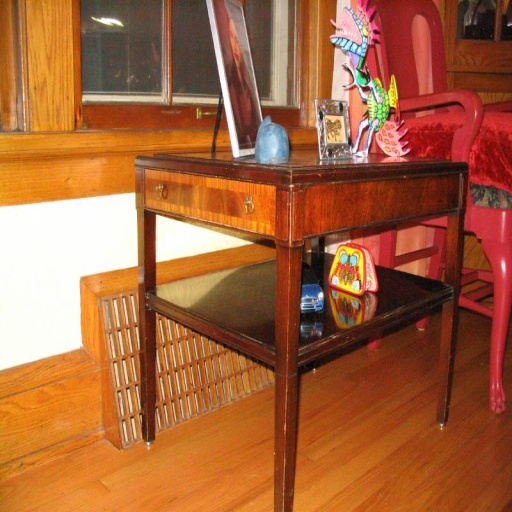
#> input picture datasetTHJ/OG/127215712_ff5b654d07_c.jpg, 512 x 512 px; its folder holds only this picture in this run
$ jupyter execute --allow-errors Notebook.ipynb   (shell and % lines are left out)
#> lines starting #> are read from the running program, lines starting #| are printed output that depends on the picture
## 🎮 Image Denoising via Game Theory 🎮

**Optimal filter selection through Nash equilibrium in mixed strategies**

### - Overview :
This project presents an innovative approach to image denoising by modeling the problem as a zero-sum game. We calculate the Nash equilibrium in mixed strategies to determine the optimal probabilistic distribution of denoising filters that guarantees robust performance against various noise types.

[cell 1]
# Imports
import cv2
import numpy as np
import os
from skimage.metrics import peak_signal_noise_ratio as psnr
import matplotlib.pyplot as plt
from collections import defaultdict
import random
import pandas as pd
import seaborn as sns
from scipy.optimize import linprog
sns.set_theme(style="whitegrid")

## Denoisers & Noises Definitions

[cell 2]
class Denoiser:
    def denoise(self, image: np.ndarray) -> np.ndarray:
        raise NotImplementedError

class GaussianDenoiser(Denoiser):
    def denoise(self, image):
        return cv2.GaussianBlur(image, (5, 5), 1.5)

class NLMDenoiser(Denoiser):
    def denoise(self, image):
        return cv2.fastNlMeansDenoisingColored(
            image, None,
            h=10, hColor=30,
            templateWindowSize=7,
            searchWindowSize=21
        )

class MedianDenoiser(Denoiser):
    def denoise(self, image):
        return cv2.medianBlur(image, 5)

# Global lists
NOISE_TYPES = [
    ("Gaussian", lambda image: np.clip(image.astype(np.float32) + np.random.normal(0, 25, image.shape), 0, 255).astype(np.uint8)),
    ("SaltPepper", lambda image: add_salt_pepper_noise(image, amount=0.02)),  # Define function below if needed
    ("Poisson", lambda image: np.clip(np.random.poisson(image.astype(np.float32) * 1.0) / 1.0, 0, 255).astype(np.uint8))
]

DENOISERS = [
    ("GaussianFilter", GaussianDenoiser()),
    ("MedianFilter", MedianDenoiser()),
    ("NLMFilter", NLMDenoiser())
]

# Helper function for Salt & Pepper
def add_salt_pepper_noise(image, amount=0.02):
    noisy = image.copy()
    num_pixels = int(amount * image.shape[0] * image.shape[1])
    # Salt
    coords = (np.random.randint(0, image.shape[0], num_pixels), np.random.randint(0, image.shape[1], num_pixels))
    noisy[coords] = 255
    # Pepper
    coords = (np.random.randint(0, image.shape[0], num_pixels), np.random.randint(0, image.shape[1], num_pixels))
    noisy[coords] = 0
    return noisy

[cell 3]
# Paths
BASE_DATASET_DIR = "datasetTHJ"
ORIGINAL_DIR = os.path.join(BASE_DATASET_DIR, "OG")
NOISY_DIR = os.path.join(BASE_DATASET_DIR, "noisy")
RESULTS_DIR = os.path.join(BASE_DATASET_DIR, "results_mixed")
os.makedirs(RESULTS_DIR, exist_ok=True)

## Building the Payoff Matrix

[cell 4]
def build_payoff_matrix():
    """
    Construit une matrice de payoff (matrice de performance moyenne PSNR)
    où les lignes = types de bruit, colonnes = débruiteurs

    """
    psnr_scores = defaultdict(lambda: defaultdict(list)) #stocker les scrores PSNR
    #psnr_scores[noise_idx][denoiser_idx] = liste de scores (un par image)

    #charger les images
    original_images = []
    for filename in os.listdir(ORIGINAL_DIR):
        if filename.lower().endswith((".png", ".jpg", ".jpeg")):
            image_path = os.path.join(ORIGINAL_DIR, filename)
            image = cv2.imread(image_path)
#> image is the input picture: shape (512, 512, 3); mean B, G, R 59.7, 99.2, 165.1
            if image is not None:
                original_images.append((filename, image))

    if not original_images:
        print("ERREUR: Aucune image trouvée.")
        return None, None

    total_combinations = len(original_images) * len(NOISE_TYPES) * len(DENOISERS)
#> total_combinations = 9
    current_combination = 0

    #boucle principale : pour chaque image × chaque bruit × chaque débruiteur
    for img_idx, (img_name, original_img) in enumerate(original_images, 1):
        print(f"Processing image {img_idx}/{len(original_images)}: {img_name}")
        for noise_idx, (noise_name, noise_fn) in enumerate(NOISE_TYPES):
            noisy_img = noise_fn(original_img.copy()) #copie d'image
            for denoiser_idx, (denoiser_name, denoiser) in enumerate(DENOISERS):
                current_combination += 1
                # Application du débruiteur
                denoised_img = denoiser.denoise(noisy_img)
                # Conversion en niveaux de gris (PSNR souvent calculé en gris)
                # On gère le cas où l'image serait déjà en gris
                original_gray = cv2.cvtColor(original_img, cv2.COLOR_BGR2GRAY) if len(original_img.shape) == 3 else original_img
                denoised_gray = cv2.cvtColor(denoised_img, cv2.COLOR_BGR2GRAY) if len(denoised_img.shape) == 3 else denoised_img
                # Calcul du PSNR
                score = psnr(original_gray, denoised_gray, data_range=255)
                # Stockage du score individuel
                psnr_scores[noise_idx][denoiser_idx].append(score)

                print(f"  {noise_name} + {denoiser_name}: PSNR = {score:.2f} dB ({current_combination/total_combinations*100:.1f}%)")
#> this loop made 1 pass
#> (printed output is left out)
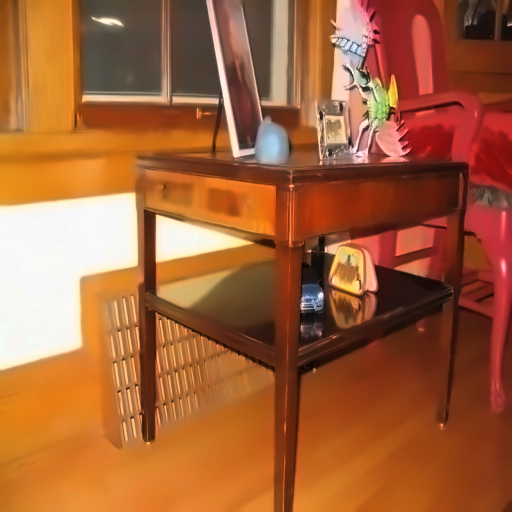
#> denoised_img: shape (512, 512, 3); mean B, G, R 57.3, 97.8, 164.7
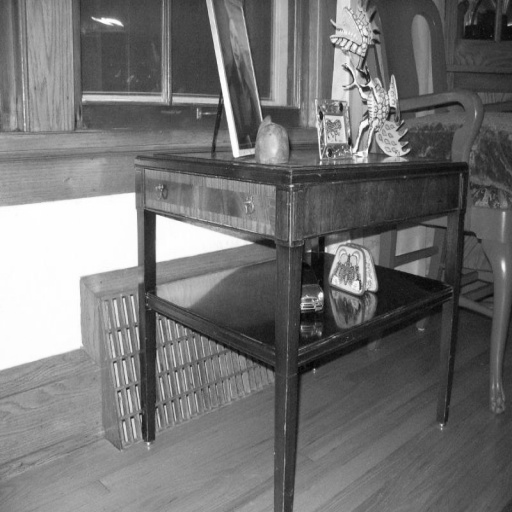
#> original_gray: shape (512, 512); min 4, max 255, mean 114.4
#> after the loop, current_combination = 9

    #construction de la matrice payoff
    payoff_matrix = np.zeros((3, 3))
#> payoff_matrix = [[0, 0, 0], [0, 0, 0], [0, 0, 0]]
    for noise_idx in range(3):
        for denoiser_idx in range(3):
            scores = psnr_scores[noise_idx][denoiser_idx]
            if scores:
                payoff_matrix[noise_idx][denoiser_idx] = np.mean(scores)
#> after the loop, payoff_matrix = [[27.73, 27.19, 25.88], [26.83, 28.29, 20.44], [28.46, 28.08, 31.9]]

    df_payoff = pd.DataFrame(payoff_matrix, index=[n[0] for n in NOISE_TYPES], columns=[d[0] for d in DENOISERS])
#> df_payoff = table of 3 rows and 3 columns
    return df_payoff, psnr_scores

[cell 5]
df_payoff, psnr_scores = build_payoff_matrix()
#> df_payoff = table of 3 rows and 3 columns; psnr_scores = 3 items
#> (the rest of this cell did not finish here and is left out)

[cell 6]
if df_payoff is not None:
    plt.figure(figsize=(8, 6))
    sns.heatmap(df_payoff, annot=True, fmt=".2f", cmap="YlGnBu", linewidths=0.5)
    plt.title("Payoff Matrix (Average PSNR in dB)")
    plt.xlabel("Denoisers")
    plt.ylabel("Noise Types")
    plt.show()
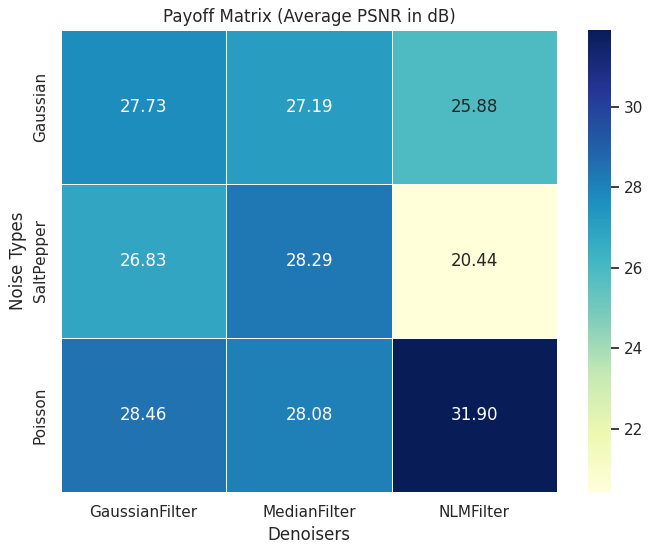
#> figure drawn by matplotlib, 2 panels

## Checking Pure Nash Equilibrium

[cell 7]
def check_pure_nash(df_payoff):
    matrix = df_payoff.values #extraction de la matrice
    pure_nash_found = False
    nash_points = [] # liste de tuples (bruit, débruiteur, valeur)

    # On parcourt chaque case de la matrice
    for i in range(3):
        for j in range(3):
            # Condition 1 : le débruiteur (colonne) maximise son gain sur cette ligne
            # la valeur en (i,j) doit être la meilleure de toute la colonne j
            is_col_max = matrix[i][j] == np.max(matrix[:, j])

            # Condition 2 : le bruit (ligne) minimise le gain du débruiteur sur cette colonne
            # la valeur en (i,j) doit être la pire de toute la ligne i
            is_row_min = matrix[i][j] == np.min(matrix[i, :])
            if is_col_max and is_row_min:
                pure_nash_found = True
                nash_points.append((df_payoff.index[i], df_payoff.columns[j], matrix[i][j]))
#> `matrix = df_payoff.values`: matrix has the same summary as payoff_matrix in build_payoff_matrix

    if pure_nash_found:
        df_nash = pd.DataFrame(nash_points, columns=["Noise", "Denoiser", "PSNR"])
        display(df_nash)
        print("Pure Nash Equilibrium found!")
    else:
        print("No Pure Nash Equilibrium found. Proceed to mixed strategy.")
    return pure_nash_found

[cell 8]
if df_payoff is not None:
    check_pure_nash(df_payoff)

## Computing Mixed Nash Equilibrium

[cell 9]
def compute_mixed_nash(matrix):
    """
    Calcule un équilibre de Nash mixte
    en utilisant la programmation linéaire.

    - Ligne (minimiseur)  = le bruit = choisit le type de bruit
    - Colonne (maximiseur) = Débruiteur = choisit la méthode de débruitage
    - Payoff = PSNR moyen (plus élevé = meilleur pour le débruiteur)

    On résout DEUX problèmes de programmation linéaire :
      1. Pour le débruiteur (maximisation du gain minimum)
      2. Pour la nature (minimisation du gain maximum)

    Retourne :
        - p_star : probabilités optimales pour chaque débruiteur
        - q_star : probabilités optimales pour chaque type de bruit
        - v_star : valeur du jeu (PSNR espéré à l'équilibre)
    """
    n_noise, n_denoiser = matrix.shape

    # Stratégie du DÉBRUITEUR (joueur maximisant)
    # On cherche à maximiser v donc on minimise -v (linprog minimise par défaut)
    c = np.zeros(n_denoiser + 1) #coefs de la fonction objectif
    c[-1] = -1 # -v
    #pour chaque bruit i,  v  <=  somme_j p_j * matrix[i,j]
    # =  -somme_j p_j * matrix[i,j]  + v  <=  0
    A_ub = np.c_[-matrix.T, np.ones(n_noise)]
#> A_ub = [[-27.73, -26.83, -28.46, 1], [-27.19, -28.29, -28.08, 1], [-25.88, -20.44, -31.9, 1]]
    b_ub = np.zeros(n_noise)

    # Somme des probabilités = 1
    A_eq = np.c_[np.ones((1, n_denoiser)), np.zeros(1)]
    b_eq = np.array([1])

    # Probabilités ≥ 0, v libre
    bounds = [(0, None)] * n_denoiser + [(None, None)]
    result_denoiser = linprog(c, A_ub=A_ub, b_ub=b_ub, A_eq=A_eq, b_eq=b_eq, bounds=bounds, method='highs')
#> result_denoiser = 16 items

    p_star = result_denoiser.x[:-1] if result_denoiser.success else None # probabilités des débruiteurs
#> p_star = [0, 0.209, 0.791]
    v_star = result_denoiser.x[-1] if result_denoiser.success else None  # valeur du jeu
#> v_star = 28.12

    #Stratégie du bruit (joueur minimisant)
    #on cherche à minimiser u
    c = np.zeros(n_noise + 1)
    c[-1] = 1 # u

    #pour chaque débruiteur j,  u  >=  somme_i q_i * matrix[i,j]
    # =  somme_i q_i * matrix[i,j]  - u  <=  0
    A_ub = np.c_[matrix, -np.ones(n_denoiser)]
#> A_ub = [[27.73, 27.19, 25.88, -1], [26.83, 28.29, 20.44, -1], [28.46, 28.08, 31.9, -1]]
    b_ub = np.zeros(n_denoiser)
    A_eq = np.c_[np.ones((1, n_noise)), np.zeros(1)]
    b_eq = np.array([1])
    bounds = [(0, None)] * n_noise + [(None, None)]
    result_nature = linprog(c, A_ub=A_ub, b_ub=b_ub, A_eq=A_eq, b_eq=b_eq, bounds=bounds, method='highs')
#> result_nature = 16 items

    q_star = result_nature.x[:-1] if result_nature.success else None # probabilités des bruits
#> q_star = [0.117, 0.883, 0]
    u_star = result_nature.x[-1] if result_nature.success else None
#> u_star = 28.12

    # affichage
    if p_star is not None and q_star is not None:
        df_p = pd.DataFrame({"Denoiser": [d[0] for d in DENOISERS], "Probability": p_star})
#> df_p = table of 3 rows and 2 columns
        df_q = pd.DataFrame({"Noise": [n[0] for n in NOISE_TYPES], "Probability": q_star})
#> df_q = table of 3 rows and 2 columns
#> `df_psnr = pd.DataFrame(psnr_scores)`: df_psnr = table of 3 rows and 3 columns
        display(df_p.style.format({"Probability": "{:.4f}"}))
        display(df_q.style.format({"Probability": "{:.4f}"}))
        print(f"Game Value: {v_star:.2f} dB")
        np.save('denoiser_strategy.npy', p_star)
        np.save('noise_strategy.npy', q_star)
    return p_star, q_star, v_star

#> (a cell that did not finish here is left out)

#> (a cell that did not finish here is left out)

## Comparing Strategies

[cell 12]
# [14 lines left out: function compare_strategies, not called in this run]

#> (the rest of this cell did not finish here and is left out)

## Applying Mixed Strategy to Noisy Images

[cell 13]
def load_mixed_strategy():
    try:
        return np.load("denoiser_strategy.npy")
    except FileNotFoundError:
        print("denoiser_strategy.npy not found.")
        return None

# [19 lines left out: functions apply_mixed_denoising, compute_psnr, not called in this run]

[cell 14]
# [56 lines left out: function process_noisy_images, not called in this run]

[cell 15]
p_star = load_mixed_strategy()
if p_star is not None:
    psnr_scores = process_noisy_images(p_star)

#> (a cell that did not finish here is left out)

$ run again, on datasetTHJ/OG/2093410000_8d981b52fc_c.jpg
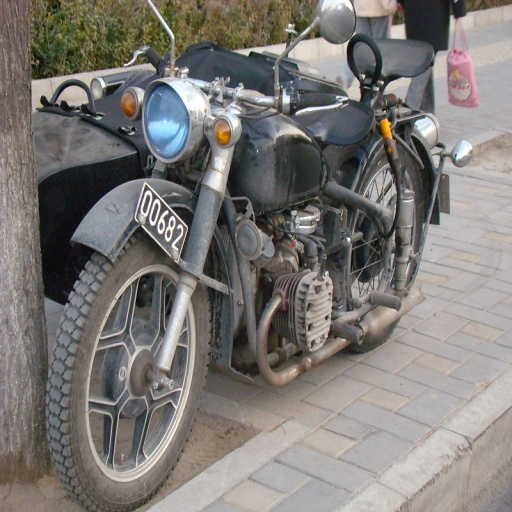
#> input picture datasetTHJ/OG/2093410000_8d981b52fc_c.jpg, 512 x 512 px
#> in build_payoff_matrix, image is the input picture: shape (512, 512, 3); mean B, G, R 117.7, 121.1, 124.4
#> total_combinations = 9
#> the loop in build_payoff_matrix, `for img_idx, (img_name, original_img) in enumerate(original_images, 1):` made 1 pass
#> (printed output is left out)
#> after the loop in build_payoff_matrix, `for img_idx, (img_name, original_img) in enumerate(original_images, 1):`:
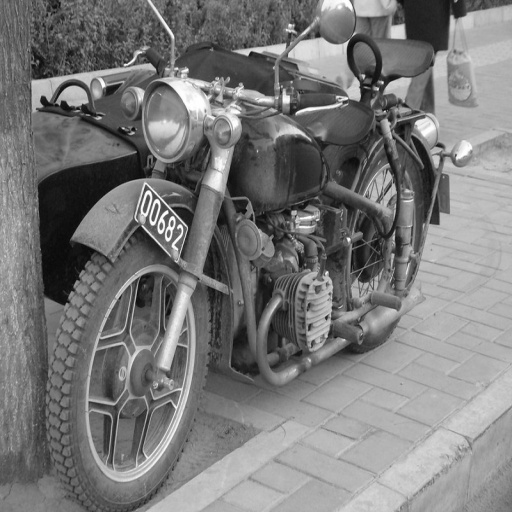
#> original_gray: shape (512, 512); min 6, max 255, mean 121.7
#> in build_payoff_matrix, `payoff_matrix = np.zeros((3, 3))`: payoff_matrix = [[0, 0, 0], [0, 0, 0], [0, 0, 0]]
#> after the loop in build_payoff_matrix, `for noise_idx in range(3):`: payoff_matrix = [[26.74, 25.9, 26], [25.85, 26.75, 19.87], [27.14, 26.62, 30.93]]
#> in build_payoff_matrix, `df_payoff = pd.DataFrame(payoff_matrix, index=[n[0] for n in NOISE_TYP..`: df_payoff = table of 3 rows and 3 columns
#> `df_payoff, psnr_scores = build_payoff_matrix()`: psnr_scores = 3 items
#> `plt.show()`:
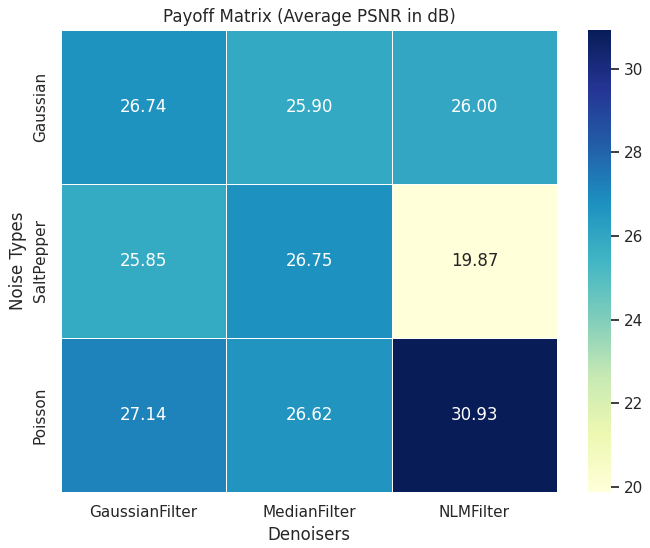
#> figure drawn by matplotlib, 2 panels
#> matrix has the same summary as payoff_matrix in build_payoff_matrix
#> in compute_mixed_nash, `A_ub = np.c_[-matrix.T, np.ones(n_noise)]`: A_ub = [[-26.74, -25.85, -27.14, 1], [-25.9, -26.75, -26.62, 1], [-26, -19.87, -30.93, 1]]
#> result_denoiser = 16 items
#> p_star = [0, 0.365, 0.635]
#> v_star = 26.67
#> in compute_mixed_nash, `A_ub = np.c_[matrix, -np.ones(n_denoiser)]`: A_ub = [[26.74, 25.9, 26, -1], [25.85, 26.75, 19.87, -1], [27.14, 26.62, 30.93, -1]]
#> result_nature = 16 items
#> q_star = [0.0923, 0.908, 0]
#> u_star = 26.67
#> df_p = table of 3 rows and 2 columns
#> df_psnr = table of 3 rows and 3 columns
